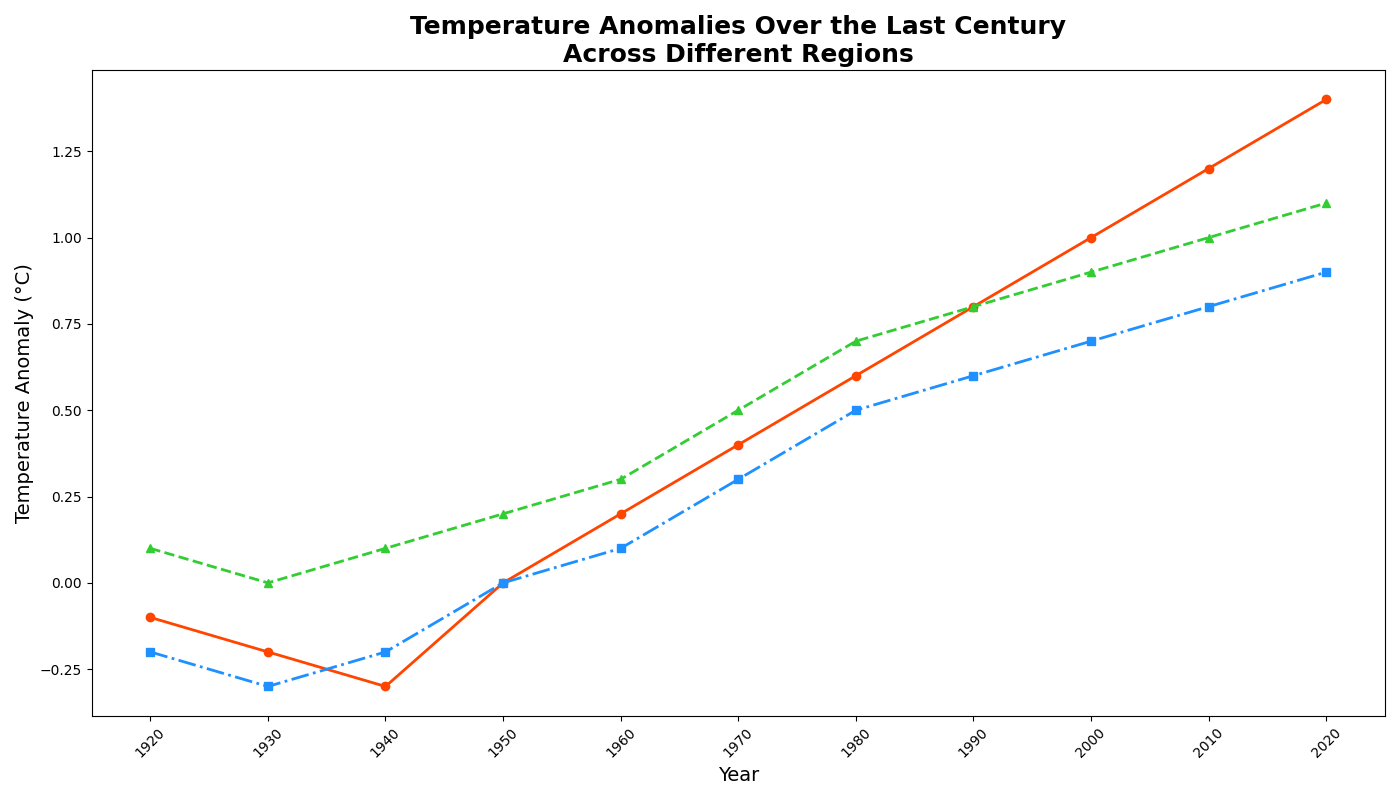

Python code for this plot:
import numpy as np
import matplotlib.pyplot as plt

# Define decades
years = np.arange(1920, 2021, 10)

# Temperature anomalies data (in °C)
northern_hemisphere = [-0.1, -0.2, -0.3, 0.0, 0.2, 0.4, 0.6, 0.8, 1.0, 1.2, 1.4]
tropical_regions = [0.1, 0.0, 0.1, 0.2, 0.3, 0.5, 0.7, 0.8, 0.9, 1.0, 1.1]
southern_hemisphere = [-0.2, -0.3, -0.2, 0.0, 0.1, 0.3, 0.5, 0.6, 0.7, 0.8, 0.9]

# Create a figure for the line chart
fig, ax = plt.subplots(figsize=(14, 8))

# Plotting the lines
ax.plot(years, northern_hemisphere, marker='o', linestyle='-', color='#FF4500', linewidth=2)
ax.plot(years, tropical_regions, marker='^', linestyle='--', color='#32CD32', linewidth=2)
ax.plot(years, southern_hemisphere, marker='s', linestyle='-.', color='#1E90FF', linewidth=2)

# Title and labels
ax.set_title('Temperature Anomalies Over the Last Century\nAcross Different Regions', fontsize=18, fontweight='bold')
ax.set_xlabel('Year', fontsize=14)
ax.set_ylabel('Temperature Anomaly (°C)', fontsize=14)

# Setting x-ticks for better clarity
ax.set_xticks(years)
ax.set_xticklabels(years, rotation=45)

# Customize the plot area background (optional, but keeping it light if necessary)
plt.gca().set_facecolor('white')

# Adjust layout automatically
plt.tight_layout()

# Show the plot
plt.show()
